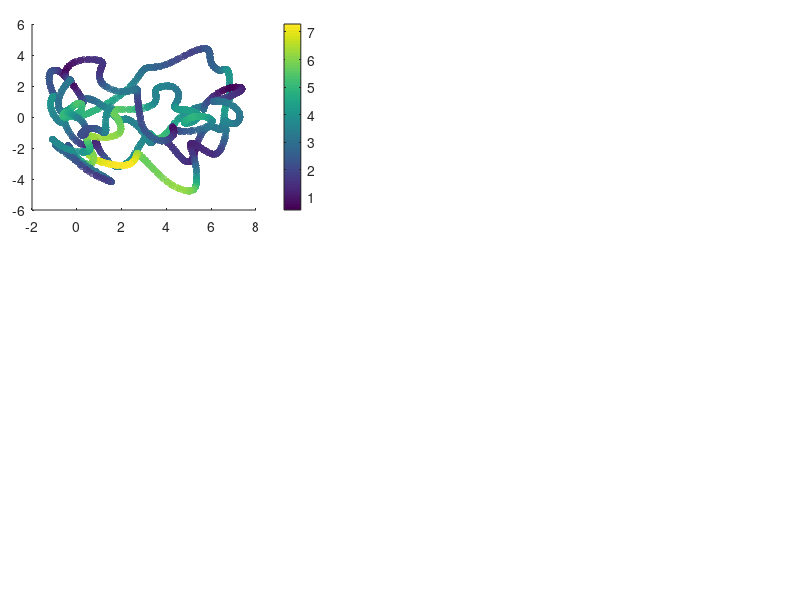

This figure's MATLAB source: (Note: this script raises an error after producing the figure.)
%% Code to show the results of the Inverse kinematic controller

% Clean variables
clc, clear all, close all;
 
%% CARGA MIL
% Cargar la estructura desde el archivo .mat
load('Adaptive_MiL.mat');

% DAtos de estado
h_MiL = x_states(1:4,:);
u_MiL = x_states(5:8,:);
t = t_time;

%%Tarea deseada
hd = ref(1:4,:);
hd_p = ref(5:8,:);

% Action de control dinamica
u = u_input;
% Parametros dinamicos adaptativos
u = u_input;

% Error definition
for k = 1:length(t)
    error_vector = hd(1:3, k)-h_MiL(1:3, k);
    error_dynamic(k) = norm(error_vector,2);
end

% Figure propert%% Figures
lw = 1; % linewidth 1
lwV = 2; % linewidth 2
fontsizeLabel = 11; %11
fontsizeLegend = 11;
fontsizeTicks = 11;
fontsizeTitel = 11;
sizeX = 1300; % size figure
sizeY = 750; % size figure

% color propreties
c1 = [80, 81, 79]/255;
c2 = [244, 213, 141]/255;
c3 = [242, 95, 92]/255;
c4 = [112, 141, 129]/255;

C18 = [0 0 0];
c5 = [130, 37, 37]/255;
c6 = [205, 167, 37]/255;
c7 = [81, 115, 180]/255;

C1 = [246 170 141]/255;
C2 = [51 187 238]/255;
C3 = [0 153 136]/255;
C4 = [238 119 51]/255;
C5 = [204 51 17]/255;
C6 = [238 51 119]/255;
C7 = [187 187 187]/255;
C8 = [80 80 80]/255;
C9 = [140 140 140]/255;
C10 = [0 128 255]/255;
C11 = [234 52 89]/255;
C12 = [39 124 252]/255;
C13 = [40 122 125]/255;
%C14 = [86 215 219]/255;
C14 = [252 94 158]/255;
C15 = [244 171 39]/255;
C16 = [100 121 162]/255;
C17 = [255 0 0]/255;
%% New color slection

figure('Position', [500 500 sizeX sizeY])
set(gcf, 'Position', [500 500 sizeX sizeY]);
fig1_comps.fig = gcf;

% Figure 1
axes('Position',[0.04 0.65 .35 .31]);
%% Colorbar
scatter(h_MiL(1, :),h_MiL(2, :),30,error_dynamic,'filled','MarkerFaceAlpha',0.7);
c = colorbar;
c.Label.Interpreter = 'latex';
c.Label.String = '$\textrm{Error}~||\tilde{\mathbf{\eta}}||$';

set(c,'TickLabelInterpreter','latex')

%% Desired Trajectory
hd_plot = line(hd(1,:),hd(2,:));
set(hd_plot, 'LineStyle', '--', 'Color', C8, 'LineWidth', 1.2*lw)

%% Real Trajectory
h_plot = line(h_MiL(1,:),h_MiL(2,:));
set(h_plot, 'LineStyle', '-', 'Color', C18, 'LineWidth', 1.2*lw)

%% Title of the image
hTitle_1 = title({'$\textrm{(a)}$'},'fontsize',14,'interpreter','latex','Color',C18);
%hXLabel_1 = xlabel('$x~[m]$','fontsize',9,'interpreter','latex', 'Color',C18);
hYLabel_1 = ylabel('$y~[m]$','fontsize',9,'interpreter','latex', 'Color',C18);

%% Legend nomeclature
hLegend_1 = legend([hd_plot, h_plot],{'$\mathbf{\eta}_d$','$\mathbf{\eta}$'},'fontsize',12,'interpreter','latex','Color',[255 255 255]/255,'Location','best','NumColumns',1,'TextColor','black');
set(gca,'ticklabelinterpreter','latex',...
        'fontsize',1.3*fontsizeTicks)
% Figure properties
ax_1 = gca;
ax_1.Box = 'on';
ax_1.BoxStyle = 'full';
ax_1.TickLength = [0.005;0.005];
ax_1.TickDirMode = 'auto';
ax_1.YMinorTick = 'on';
ax_1.XMinorTick = 'on';
% ax_2.XTickLabel = [];
ax_1.XMinorGrid = 'on';
ax_1.YMinorGrid = 'on';
%ax_2.MinorGridColor = '#8f8f8f';
ax_1.MinorGridAlpha = 0.15;
ax_1.LineWidth = 0.8;
ax_1.XLim = [min(h_MiL(1,:))-0.2 max(h_MiL(1,:))+0.2];
ax_1.YLim = [min(h_MiL(2,:))-0.2 max(h_MiL(2,:))+0.2];

% Figure 2
axes('Position',[0.04 0.28 .35 .31]);
%% Colorbar
scatter(h_MiL(1, :),h_MiL(3, :),30,error_dynamic,'filled','MarkerFaceAlpha',0.7);
c = colorbar;
c.Label.Interpreter = 'latex';
c.Label.String = '$\textrm{Error}~||\tilde{\mathbf{\eta}}||$';

set(c,'TickLabelInterpreter','latex')

%% Desired Trajectory
hd_plot_2 = line(hd(1,:),hd(3,:));
set(hd_plot_2, 'LineStyle', '--', 'Color', C8, 'LineWidth', 1.2*lw)

%% Real Trajectory
h_plot_2 = line(h_MiL(1,:),h_MiL(3,:));
set(h_plot_2, 'LineStyle', '-', 'Color', C18, 'LineWidth', 1.2*lw)

%% Title of the image
hTitle_2 = title({'$\textrm{(b)}$'},'fontsize',14,'interpreter','latex','Color',C18);
hXLabel_2 = xlabel('$x~[m]$','fontsize',9,'interpreter','latex', 'Color',C18);
hYLabel_2 = ylabel('$z~[m]$','fontsize',9,'interpreter','latex', 'Color',C18);

%% Legend nomeclature
hLegend_2 = legend([hd_plot_2, h_plot_2],{'$\mathbf{\eta}_d$','$\mathbf{\eta}$'},'fontsize',12,'interpreter','latex','Color',[255 255 255]/255,'Location','best','NumColumns',1,'TextColor','black');
set(gca,'ticklabelinterpreter','latex',...
        'fontsize',1.3*fontsizeTicks)
% Figure properties
ax_2 = gca;
ax_2.Box = 'on';
ax_2.BoxStyle = 'full';
ax_2.TickLength = [0.005;0.005];
ax_2.TickDirMode = 'auto';
ax_2.YMinorTick = 'on';
ax_2.XMinorTick = 'on';
% ax_2.XTickLabel = [];
ax_2.XMinorGrid = 'on';
ax_2.YMinorGrid = 'on';
%ax_2.MinorGridColor = '#8f8f8f';
ax_2.MinorGridAlpha = 0.15;
ax_2.LineWidth = 0.8;
ax_2.XLim = [min(h_MiL(1,:))-0.2 max(h_MiL(1,:))+0.2];
ax_2.YLim = [min(h_MiL(3,:))-0.2 max(h_MiL(3,:))+0.2];

axes('Position',[0.45 0.65 .54 .31]);
%% Data generation
error_x_plot = line(t,hd(1,:)-h_MiL(1,:));
set(error_x_plot, 'LineStyle', '-', 'Color', C5, 'LineWidth', 1.1*lw);
error_y_plot = line(t,hd(2,:)-h_MiL(2,:));
set(error_y_plot, 'LineStyle', '-', 'Color', C3, 'LineWidth', 1.1*lw);
error_z_plot = line(t,hd(3,:)-h_MiL(3,:));
set(error_z_plot, 'LineStyle', '-', 'Color', c7, 'LineWidth', 1.1*lw);

% fig1_comps.p1 = ul_plot;
%% Title of the image
hTitle_3 = title({'$\textrm{(c)}$'},'fontsize',14,'interpreter','latex','Color',C18);
%xlabel('$\textrm{Time}[s]$','fontsize',10,'interpreter','latex','Color',C18);
ylabel('$\textrm{Control Error}~[m]$','fontsize',10,'interpreter','latex', 'Color',C18);

%% Legend nomeclature
hLegend_3 = legend([error_x_plot,error_y_plot, error_z_plot],{'$\tilde{\mathbf{\eta}}_x$','$\tilde{\mathbf{\eta}}_y$','$\tilde{\mathbf{\eta}}_z$'},'fontsize',12,'interpreter','latex','Color',[255 255 255]/255,'Location','best','NumColumns',1,'TextColor','black');
 set(gca,'ticklabelinterpreter','latex',...
         'fontsize',1.3*fontsizeTicks)
%% Figure properties
ax_3 = gca;
ax_3.Box = 'on';
ax_3.BoxStyle = 'full';
ax_3.TickLength = [0.01;0.01];
ax_3.TickDirMode = 'auto';
ax_3.XTickLabel = [];
ax_3.YMinorTick = 'on';
ax_3.XMinorTick = 'on';
ax_3.XMinorGrid = 'on';
ax_3.YMinorGrid = 'on';
%ax_1.MinorGridColor = '#8f8f8f';
ax_3.MinorGridAlpha = 0.15;
ax_3.LineWidth = 0.8;
ax_3.XLim = [0 t(end)];

%% Zoom Plot
axes('Position',[0.70 0.85 .2 .1]);
index_zoom_1 = (t>=20) & (t<=30);
error_x_plot_zoom = line(t(index_zoom_1),hd(1,(index_zoom_1))-h_MiL(1,(index_zoom_1)));
error_y_plot_zoom = line(t(index_zoom_1),hd(2,(index_zoom_1))-h_MiL(2,(index_zoom_1)));
error_z_plot_zoom = line(t(index_zoom_1),hd(3,(index_zoom_1))-h_MiL(3,(index_zoom_1)));

set(error_x_plot_zoom, 'LineStyle', '-', 'Color', C5, 'LineWidth', lw*0.8);
set(error_y_plot_zoom, 'LineStyle', '-', 'Color', C3, 'LineWidth', lw*0.8);
set(error_z_plot_zoom, 'LineStyle', '-', 'Color', c7, 'LineWidth', lw*0.8);

set(gca,'ticklabelinterpreter','latex',...
         'fontsize',fontsizeTicks*0.5)
ax_1_zoom = gca;
ax_1_zoom.Box = 'on';
ax_1_zoom.BoxStyle = 'full';
ax_1_zoom.TickLength = [0.01;0.01];
%ax_1_zoom.YLim = [-0.5 0.5];
%ax_1_zoom.YTickLabel = [];
%ax_1_zoom.XTickLabel = [];
ax_1_zoom.TickDirMode = 'manual';
ax_1_zoom.TickDir = 'in';
ax_1_zoom.YMinorTick = 'on';
ax_1_zoom.XMinorTick = 'on';
ax_1_zoom.LineWidth = 0.5;
ax_1_zoom.XMinorGrid = 'on';
ax_1_zoom.YMinorGrid = 'on';
axes('Position',[0.46 0.28 .54 .31]);
%% Data generation
error_vx_plot = line(t(1,1:length(u(1,:))),u(1,:));
set(error_vx_plot, 'LineStyle', '-', 'Color', C7, 'LineWidth', 1.3*lw);
error_vy_plot = line(t(1,1:length(u(2,:))),u(2,:));
set(error_vy_plot, 'LineStyle', '-', 'Color', C14, 'LineWidth', 1.3*lw);
error_vz_plot = line(t(1,1:length(u(3,:))),u(3,:));
set(error_vz_plot, 'LineStyle', '-', 'Color', C15, 'LineWidth', 1.3*lw);

% fig1_comps.p1 = ul_plot;
%% Title of the image
hTitle_4 = title({'$\textrm{(d)}$'},'fontsize',14,'interpreter','latex','Color',C18);
xlabel('$\textrm{Time}[s]$','fontsize',10,'interpreter','latex','Color',C18);
ylabel('$\textrm{Inputs}~[m/s]$','fontsize',10,'interpreter','latex', 'Color',C18);

%% Legend nomeclature
hLegend_4 = legend([error_vx_plot,error_vy_plot, error_vz_plot],{'${\mu}_{l_{ref}}$','${\mu}_{m_{ref}}$','${\mu}_{n_{ref}}$'},'fontsize',12,'interpreter','latex','Color',[255 255 255]/255,'Location','best','NumColumns',1,'TextColor','black');
 set(gca,'ticklabelinterpreter','latex',...
         'fontsize',1.3*fontsizeTicks)
%% Figure properties
ax_4 = gca;
ax_4.Box = 'on';
ax_4.BoxStyle = 'full';
ax_4.TickLength = [0.01;0.01];
ax_4.TickDirMode = 'auto';
ax_4.YMinorTick = 'on';
ax_4.XMinorTick = 'on';
ax_4.XMinorGrid = 'on';
ax_4.YMinorGrid = 'on';
%ax_1.MinorGridColor = '#8f8f8f';
ax_4.MinorGridAlpha = 0.15;
ax_4.LineWidth = 0.8;
ax_4.XLim = [0 t(end)];
% 
set(gcf, 'Color', 'w'); % Sets axes background
export_fig Dynamics_real_results_b.pdf -q101

%% CHI
figure (2)
% Etiquetas para los parámetros en formato LaTeX
param_labels = {'$\xi_1$', '$\xi_2$', '$\xi_3$', '$\xi_4$', '$\xi_5$', '$\xi_6$', '$\xi_7$', '$\xi_8$', '$\xi_9$', '$\xi_{10}$', '$\xi_{11}$', '$\xi_{12}$', '$\xi_{13}$', '$\xi_{14}$', '$\xi_{15}$', '$\xi_{16}$', '$\xi_{17}$', '$\xi_{18}$', '$\xi_{19}$'};

% Graficar los datos de chi_adaptive
plot(chi_adaptive')
legend(param_labels, 'Location', 'Best', 'Interpreter', 'latex');
xlabel('Iteración');
ylabel('Valor del Parámetro');
title('Gráfica de los 19 Parámetros');